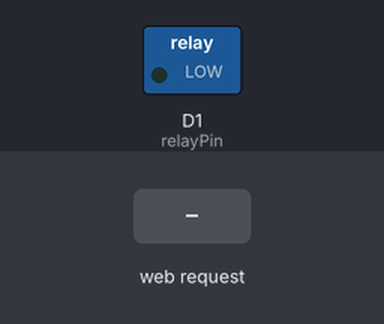
A sketch run on a simulated ESP8266 (NodeMCU). On the bench: switched loads named in the sketch (green lamp = pin HIGH). The test bench sets the inputs (shaded band). WiFi joins after 1.5 s; servers stay silent unless stated; what the sketch prints to the serial monitor is not drawn.

Above: at 3.2 s.
3.3 s: HTTP request GET /command/enable received
At 4.0 s:
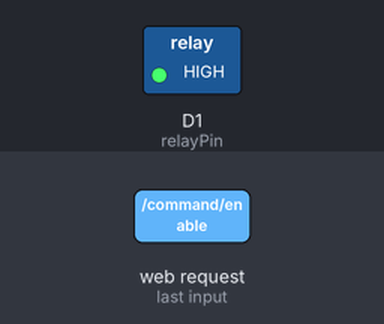
4.8 s: HTTP request GET /command/disable received
At 5.2 s:
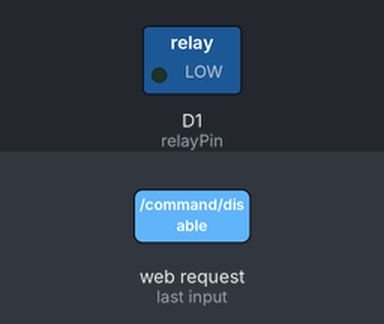
Timing chart, 0 to 7.8 s (numbered marks = the images above; inputs shaded):
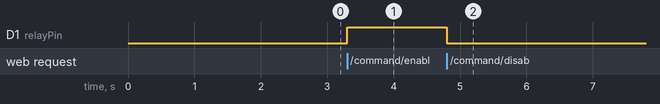

The sketch:

temperature_control_esp8266.ino
```cpp
#include <ESP8266WiFi.h>
#include <ESP8266WebServer.h>
#include <ESP8266mDNS.h>

const char* ssid = "";
const char* password = "";

const int relayPin = D1;
const unsigned long heartbeatTimeout = 600000; // 10 minutes
bool relayStatus = false;
unsigned long lastHeartbeat = 0;

ESP8266WebServer server(80);

void setup() {
    pinMode(relayPin, OUTPUT);
    digitalWrite(relayPin, LOW);
    relayStatus = false;

    WiFi.begin(ssid, password);
    while (WiFi.status() != WL_CONNECTED) {
        delay(1000);
        Serial.println("Connecting to WiFi...");
    }
    Serial.println("Connected to WiFi");
    MDNS.begin("esp8266");
    Serial.println("MDNS responder started");

    server.on("/status", []() {
    String response = "<html><body>";
    response += "<h1>Relay and Wi-Fi Status</h1><br>";
    response += "Relay: ";
    response += relayStatus ? "Enabled<br>" : "Disabled<br>";
    response += "Wi-Fi: ";
    response += WiFi.status() == WL_CONNECTED ? "Connected<br>" : "Not Connected<br>";
    response += "</body></html>";
    server.send(200, "text/html", response);
    });

    server.on("/command/enable", []() {
        digitalWrite(relayPin, HIGH);
        relayStatus = true;
        lastHeartbeat = millis();
        server.send(200, "text/plain", "Relay enabled");
    });

    server.on("/command/disable", []() {
        digitalWrite(relayPin, LOW);
        relayStatus = false;
        lastHeartbeat = millis();
        server.send(200, "text/plain", "Relay disabled");
    });

    server.begin();
}

void loop() {
    if (WiFi.status() != WL_CONNECTED) {
        digitalWrite(relayPin, LOW);
        relayStatus = false;
        WiFi.begin(ssid, password);
        while (WiFi.status() != WL_CONNECTED) {
            delay(1000);
            Serial.println("Connecting to WiFi...");
        }
        Serial.println("Connected to WiFi");
    }

    if (relayStatus && (millis() - lastHeartbeat > heartbeatTimeout)) {
        digitalWrite(relayPin, LOW);
        relayStatus = false;
    }
    MDNS.update();
    server.handleClient();
}
```

Measured:
- after the input at 3.3 s, D1 (relayPin): LOW → HIGH at once
- after the input at 4.8 s, D1 (relayPin): HIGH → LOW at once
